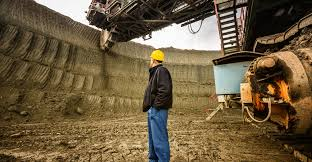
#> input picture img7.jpg, 312 x 162 px
$ python objdet1.py
#> lines starting #> are read from the running program, lines starting #| are printed output that depends on the picture; after the words box and inside, x2 and y2 are one past the last pixel; in counts of white or black regions, pixels touching at a corner belong together
import Tkinter
import tkMessageBox
import cv2
import os
import numpy as np
from matplotlib import pyplot as plt
# [7 lines of commented-out code are left out]

img = cv2.imread('img7.jpg',1)
#> img is the input picture: shape (162, 312, 3); mean B, G, R 64, 92.3, 109.7
rgb = cv2.cvtColor(img,cv2.COLOR_RGB2BGR)
hsv =cv2.cvtColor(rgb, cv2.COLOR_BGR2HSV)
#> hsv: shape (162, 312, 3); mean H, S, V 97.6, 131.2, 111.2
lower_yellow = np.array([20,100,150])
upper_yellow = np.array([100,255,255])

mask=cv2.inRange(hsv, lower_yellow, upper_yellow)
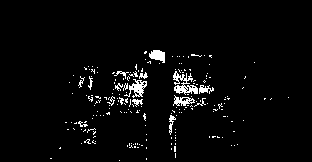
#> mask: shape (162, 312); 3.3% white in thin lines or dots, all inside (x1, y1, x2, y2) = (50, 50, 289, 161)
res= cv2.bitwise_and(rgb,rgb,mask = mask)
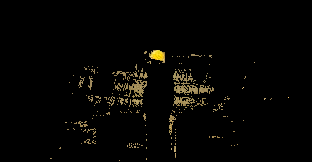
#> res: shape (162, 312, 3); mean R, G, B 5.5, 4.8, 2.8


plt.imshow(res)
plt.show()
# [7 lines of commented-out code are left out]
cv2.destroyAllWindows()
count=0
"""count=0
for i in range(0,178):
	for j in range(0,255):
		if mask[i,j]==255:
			count=count+1
print count
"""

#if count>200:
#	os.system('detect.py')

if count==0:
   tkMessageBox.showinfo("error","error")
if count==10:
   tkMessageBox.showinfo("no error","no error")
